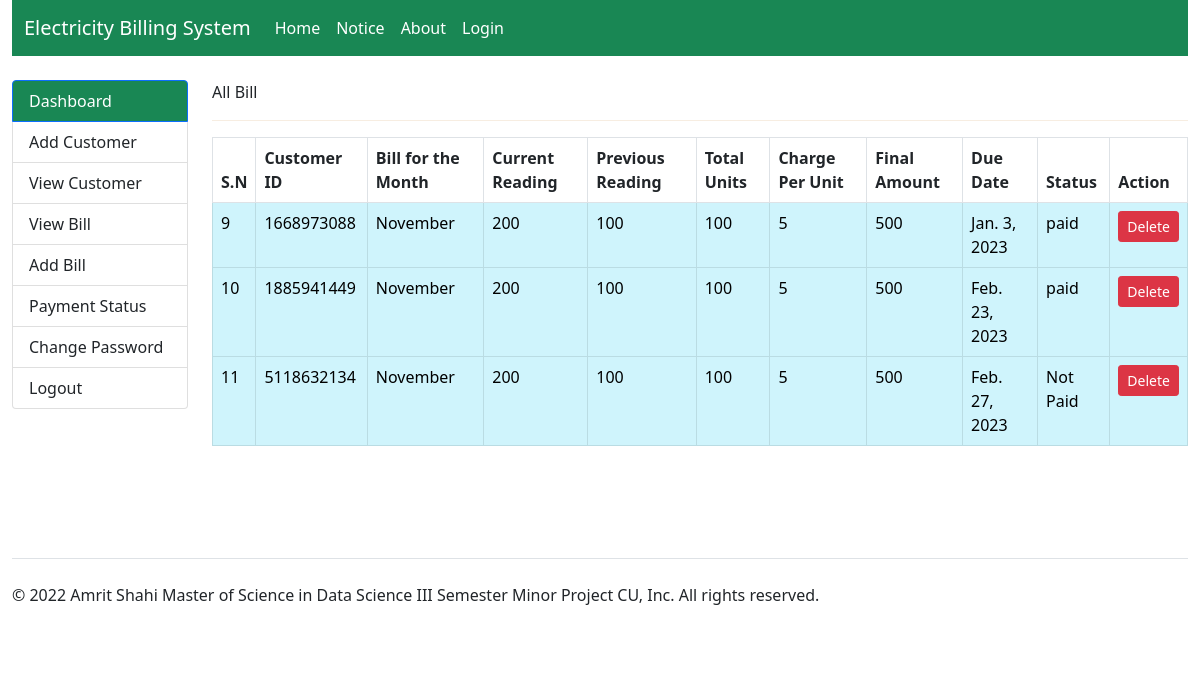
The page /bill on the database its author committed.
### child_001/models.py (models this page shows, shortened)
class AddNewBillModel(models.Model):
    customer_id = models.CharField(max_length=50, blank=True, null=True)
    bill_for_the_month = models.CharField(max_length=100, blank=True, null=True)
    current_reading = models.CharField(max_length=100, blank=True, null=True)
    previous_reading = models.CharField(max_length=100, blank=True, null=True)
    total_unit = models.CharField(max_length=100, blank=True, null=True)
    charge_per_unit = models.CharField(max_length=100, blank=True, null=True)
    final_amount = models.CharField(max_length=100, blank=True, null=True)
    due_date = models.DateField(blank=True, null=True)
    status = models.CharField(max_length=100, blank=True, null=True)

### child_001/views.py (the view)
# urls.py: path('bill', views.billCustomer, name='bill'),
def billCustomer(request):
    data = AddNewBillModel.objects.all()
    return render(request, 'billCustomer.html', {'data': data})

### child_001/templates/billCustomer.html (shortened to what this page needs)
{% extends 'base.html' %}
{% load static %}
{% block content %}
{% include 'navbar.html' %}
<br>
<div class="row">
    <div class="col-2">
      <div class="list-group" id="list-tab" role="tablist">
        <a class="list-group-item list-group-item-action active bg-success" id="list-home-list" data-toggle="list" href="dashboard" role="tab" aria-controls="home">Dashboard</a>
        <a class="list-group-item list-group-item-action" id="list-profile-list" data-toggle="list" href="add" role="tab" aria-controls="profile">Add Customer</a>
        <a class="list-group-item list-group-item-action" id="list-profile-list" data-toggle="list" href="viewCustomer" role="tab" aria-controls="profile">View Customer</a>
        <a class="list-group-item list-group-item-action" id="list-messages-list" data-toggle="list" href="bill" role="tab" aria-controls="messages">View Bill</a>
        <a class="list-group-item list-group-item-action" id="list-messages-list" data-toggle="list" href="addconnection" role="tab" aria-controls="messages"> Add Bill</a>
        <a class="list-group-item list-group-item-action" id="list-settings-list" data-toggle="list" href="payment" role="tab" aria-controls="settings">Payment Status</a>
        <a class="list-group-item list-group-item-action" id="list-settings-list" data-toggle="list" href="#list-settings" role="tab" aria-controls="settings">Change Password</a>
        <a class="list-group-item list-group-item-action" id="list-settings-list" data-toggle="list" href="#list-settings" role="tab" aria-controls="settings">Logout</a>
      </div>
    </div>
    <div class="col-10">
      All Bill
      <hr style="color: burlywood;">
      <table class="table table-bordered">
        <thead class="thead-dark">
          <tr>
            <th scope="col">S.N</th>
            <th scope="col">Customer ID</th>
            <th scope="col">Bill for the Month</th>
            <th scope="col">Current Reading</th>
            <th scope="col">Previous Reading</th>
            <th scope="col">Total Units</th>
            <th scope="col">Charge Per Unit</th>
            <th scope="col">Final Amount</th>
            <th scope="col">Due Date</th>
            <th scope="col">Status</th>
            <th scope="col">Action</th>
          </tr>
        </thead>
        <tbody>
            {% for i in data %}
            <tr class="table-info">
            <td>{{i.id}}</td>
            <td>{{i.customer_id}}</td>
            <td>{{i.bill_for_the_month}}</td>
            <td>{{i.current_reading}}</td>
            <td>{{i.previous_reading}}</td>
            <td>{{i.total_unit}}</td>
            <td>{{i.charge_per_unit}}</td>
            <td>{{i.final_amount}}</td>
            <td>{{i.due_date}}</td>
            {% if i.status %}
            <td>{{i.status}}</td>
            {% else %}
            <td>Not Paid</td>
            {% endif %}
            <td>
                <form action="{% url 'del' i.id %}" method="POST" class="d-inline">
                  <button type="submit" class="btn btn-danger btn-sm"> Delete
                  </button>
                </form>
                </td>
        </tr>
          {% endfor %}
        </tbody>
      </table>
    </div>
  </div>
<br>
<br>
<br>
{% include 'footer.html' %}
{% endblock %}

### child_001/templates/base.html (shortened to what this page needs)
<!DOCTYPE html>
{% load static %}
<html lang="en">
<head>
    <link rel='stylesheet' type='text/css' href="{% static 'css/bootstrap.css' %}">
</head>
<body>
    <div class="container-fluid">
        {% block content %}{% endblock %}
    </div>
</body>
</html>

### child_001/templates/navbar.html (shortened to what this page needs)
<nav class="navbar navbar-expand-lg navbar-light bg-success">
    <div class="container-fluid">
      <a class="navbar-brand text-white" href="/">Electricity Billing System</a>
      <div class="collapse navbar-collapse" id="navbarNav">
        <ul class="navbar-nav">
          <li class="nav-item">
            <a class="nav-link active text-white" aria-current="page" href="/">Home</a>
          </li>
          <li class="nav-item">
            <a class="nav-link text-white" href="#">Notice</a>
          </li>
          <li class="nav-item">
            <a class="nav-link text-white" href="#">About</a>
          </li>
          <li class="nav-item">
            <a class="nav-link text-white" href="dashboard">Login</a>
          </li>
        </ul>
      </div>
    </div>
  </nav>

### child_001/templates/footer.html
<div class="d-flex flex-column flex-sm-row justify-content-between py-4 my-4 border-top">
    <p>&copy; 2022 Amrit Shahi Master of Science in Data Science III Semester Minor Project CU, Inc. All rights reserved.</p>
    <ul class="list-unstyled d-flex">
      <li class="ms-3"><a class="link-dark" href="#"><svg class="bi" width="24" height="24"><use xlink:href="#twitter"/></svg></a></li>
      <li class="ms-3"><a class="link-dark" href="#"><svg class="bi" width="24" height="24"><use xlink:href="#instagram"/></svg></a></li>
      <li class="ms-3"><a class="link-dark" href="#"><svg class="bi" width="24" height="24"><use xlink:href="#facebook"/></svg></a></li>
    </ul>
  </div>

### rows shown on the page
AddNewBillModel: id "9", customer_id "1668973088", bill_for_the_month "November", current_reading "200", previous_reading "100", total_unit "100", charge_per_unit "5", final_amount "500", due_date "Jan. 3, 2023", status "paid"
AddNewBillModel: id "10", customer_id "1885941449", bill_for_the_month "November", current_reading "200", previous_reading "100", total_unit "100", charge_per_unit "5", final_amount "500", due_date "Feb. 23, 2023", status "paid"
AddNewBillModel: id "11", customer_id "5118632134", bill_for_the_month "November", current_reading "200", previous_reading "100", total_unit "100", charge_per_unit "5", final_amount "500", due_date "Feb. 27, 2023", shows "Not Paid"
